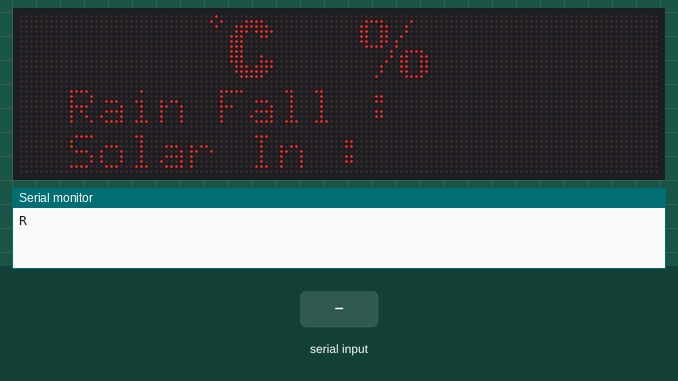
Simulated run of this sketch. Board: Arduino Uno, built with avr-gcc and run on an emulated ATmega328P. Parts: 128×32 LED matrix, the last lines printed to the serial monitor. The inputs (shaded band) are chosen by the test bench.

Above: at 26.9 s.
27.0 s: "+\n" received over Serial
At 43.3 s:
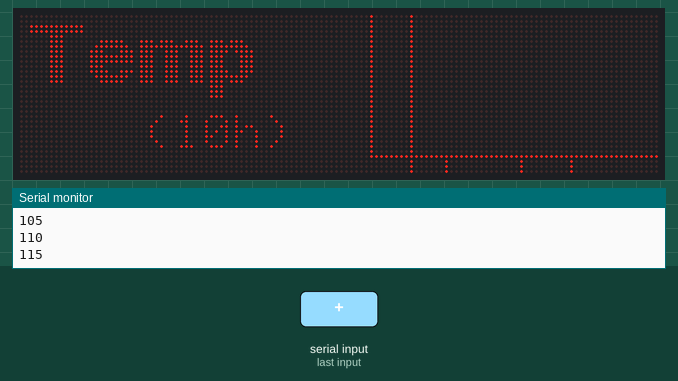
44.1 s: byte 43 ('+') received over Serial
At 49.8 s:
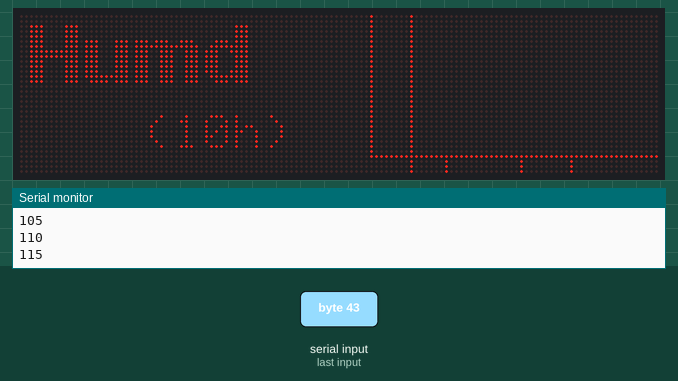
50.5 s: "+\n" received over Serial
At 56.1 s:
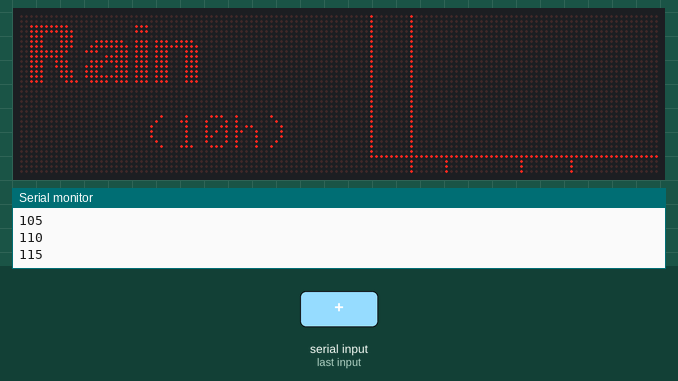
56.9 s: byte 43 ('+') received over Serial
At 62.9 s:
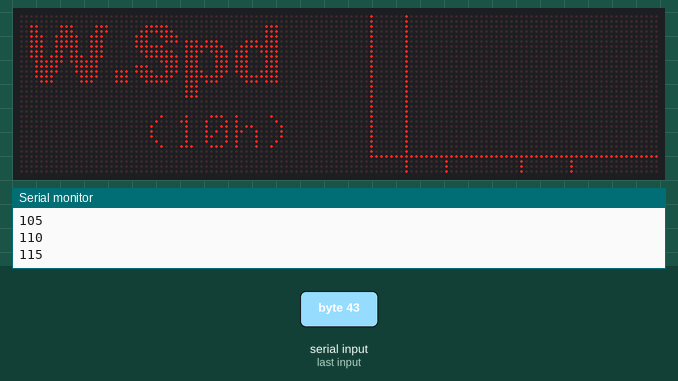
63.2 s: "+\n" received over Serial
At 68.7 s:
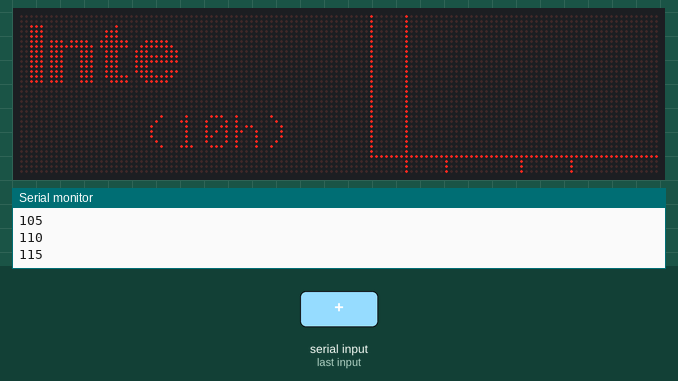
69.6 s: byte 43 ('+') received over Serial
At 91.9 s:
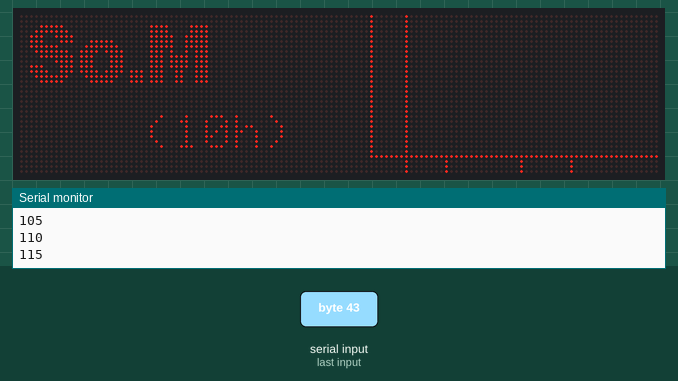
Timing chart, 0 to 92.2 s (numbered marks = the images above; inputs shaded):
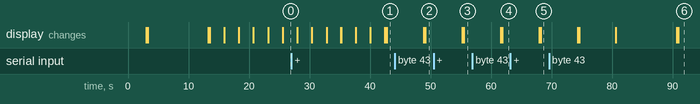

Measured:
- after the input at 27.0 s, the display: first differs from a run without the input after 15.5 s (image 1 shows a later state)
- after the input at 44.1 s, the display: first changes after 4.7 s (image 2 shows a later state)
- after the input at 50.5 s, the display: first changes after 4.7 s (image 3 shows a later state)
- after the input at 56.9 s, the display: first changes after 4.7 s (image 4 shows a later state)
- after the input at 63.2 s, the display: first changes after 4.7 s (image 5 shows a later state)

The sketch:

LCD_Wide.ino
```cpp
//#include <SoftwareSerial.h>
//#include <ArduinoJson.h>
#include <SPI.h>
#include <DMD2.h>
#include <SystemFont5x7.h>
#include <Arial_Black_16.h>

#define W 4
#define H 2

SoftDMD dmd1(W,H);  // DMD controls the entire display
//oftDMD dmd2(W,H);

#define BRIGHT 150

int width_changer=18;


//SoftwareSerial wifi(2,3);
String message;

unsigned long last=0;
void setup() {
  // put your setup code here, to run once:
  delay(3000);
  Serial.begin(2400);

  dmd1.setBrightness(BRIGHT);
  dmd1.begin();

  dmd1.fillScreen(true);
  delay(100);
  dmd1.fillScreen(false);
  delay(100);

  dmd1.selectFont(Arial_Black_16);
  dmd1.drawString(5,2,"KW Creations ");

  message = ReadWifi(); //F("{\"Record_time\":\"2018-04-24 12:19:03\",\"Humidity\":\"73\",\"Ext_temp\":\"29\",\"Int_temp\":\"29\",\"Intensity\":\"33\",\"Win_dir\":\"28.71\",\"Win_speed\":\"0\",\"Rain_gauge\":\"0\",\"Pressure\":\"100861\",\"Soil_Moisture\":\"0\"}");// ReadWifi();


  dmd1.fillScreen(true);
  delay(100);
  dmd1.fillScreen(false);
  delay(100);


}
int count =1;

void loop() {

  if(count==5){
    String s =ReadWifiGraph('T');
    drawGraph("Temp",getValue(10),s);
    delay(6000);
    dmd1.fillScreen(false);

    s =ReadWifiGraph('H');
    drawGraph("Humd",getValue(6),s);
    delay(6000);
    dmd1.fillScreen(false);

    s =ReadWifiGraph('G');
    drawGraph("Rain",getValue(6),s);
    delay(6000);
    dmd1.fillScreen(false);

    s =ReadWifiGraph('W');
    drawGraph("W.Spd",getValue(6),s);
    delay(6000);
    dmd1.fillScreen(false);

    s =ReadWifiGraph('I');
    drawGraph("Inte",getValue(6),s);
    delay(6000);
    dmd1.fillScreen(false);

    s =ReadWifiGraph('P');
    drawGraph("Pres",getValue(6),s);
    delay(6000);
    dmd1.fillScreen(false);

    s =ReadWifiGraph('S');
    drawGraph("So.M",getValue(6),s);
    delay(6000);
    dmd1.fillScreen(false);
  }

  if(count==10){
    message = ReadWifi();
    count=0;
  }
  drawTemperature(getValue(10));
  drawHumidity(getValue(6));

  drawWDS(getValue(22),getValue(26),getValue(30),15);

  delay(2000);
  for(int i=0;i<19;i++){
    dmd1.scrollY(-1);
  }
  dmd1.fillScreen(false);

  drawTemperature(getValue(10));
  drawHumidity(getValue(6));

  drawRGP(getValue(34),getValue(38),getValue(18),15);
  delay(2000);
  for(int i=0;i<19;i++){
    dmd1.scrollY(-1);
  }
  dmd1.fillScreen(false);

  drawTemperature(getValue(10));
  drawHumidity(getValue(6));

  drawRNL(getValue(30),getValue(18),15);

  delay(2000);
  for(int i=0;i<19;i++){
    dmd1.scrollY(-1);
  }
  dmd1.fillScreen(false);
  count++;
}
//
String getVane(String s){
    return s;
}

String getValue(int j){
  uint8_t ok =0,m=0;
  String sp=String("");
  for(int i=0;i<message.length();i++){
    char c = message.charAt(i);
    //Serial.print(c);
    if(c=='"'){
      if(ok==0){
         if(j==m)
          ok =1;
         else
          m++;
      }else{
         break;
      }
    }else{
      if(ok==1)
        sp.concat(c);
    }

  }
  return sp;
}

String ReadWifi(){
  Serial.println("R");
  String rec=String("");
  unsigned long st = millis();
  uint8_t et =0;
  while(((millis() - st) < 10000UL) && et == 0) {
    if(Serial.available()){
      char c= (char)Serial.read();
      rec += c;
      //Serial.write(c);
      if(c == '}'){
        et = 1;
      }
    }
  }
  return rec;
}

String ReadWifiGraph(char c){

  Serial.println(c);
  String rec=String("");
  unsigned long st = millis();
  uint8_t et =0;
  while(((millis() - st) < 10000UL) && et == 0) {
    if(Serial.available()){
      char c= (char)Serial.read();
      rec += c;
      //Serial.write(c);
      if(c == '+'){
        et = 1;
      }
    }
  }

  return rec;

}


void drawWDS(String WD,String WS,String RG,int h){
    dmd1.selectFont(SystemFont5x7);
    String s = F("W. Vane : ");
    s.concat(WD);
    dmd1.drawString(10,0+h,s);

    s = F("W. Speed : ");
    s.concat(WS);
    dmd1.drawString(10,9+h,s);

//    s = F("Rain Fall : ");
//    s.concat(RG);
//    dmd1.drawString(0,18+h,s);
}

void drawRGP(String P,String SM,String L,int h){
    dmd1.selectFont(SystemFont5x7);
    String s = F("Pressure : ");
    s.concat(P);
    dmd1.drawString(10,h,s);

    s = F("Soil M. : ");
    s.concat(SM);
    dmd1.drawString(10,9+h,s);

//    s = F("Solar In : ");
//    s.concat(L);
//    dmd1.drawString(0,18+h,s);
}

void drawRNL(String RG,String L,int h){
    dmd1.selectFont(SystemFont5x7);

    String s = F("Rain Fall : ");
    s.concat(RG);
    dmd1.drawString(10,h,s);

    s = F("Solar In : ");
    s.concat(L);
    dmd1.drawString(10,9+h,s);
}

void drawTemperature(String temp){
  dmd1.selectFont(Arial_Black_16);
  dmd1.drawString(1+ width_changer,0,temp);
  dmd1.drawCircle(21 + width_changer,1,1);
  dmd1.drawString(24 + width_changer,0,"C");

}

void drawHumidity(String h){
  dmd1.selectFont(Arial_Black_16);
  h.concat('%');
  dmd1.drawString(50+width_changer,0,h);

}

void drawGraph(String unit,String val,String values){

  String s = values.substring(0,values.length()-1);
  String p="";
  int j=0;
  int vals[10];
  for(int i=0;i<s.length();i++){
      if(s[i] == ','){
          vals[j++] = p.toInt();
          p="";
          continue;
      }
      p += s[i];
  }


  dmd1.selectFont(Arial_Black_16);
  dmd1.drawString(2,1,unit);
  dmd1.drawString(2,17,val);
  dmd1.selectFont(SystemFont5x7);
  dmd1.drawString(25,20,"(10h)");

  dmd1.drawLine(70,2,70,28);
  dmd1.drawLine(70,28,130,28);

  int x1= 70,y1=28;

  for(int i=0;i<10;i++){
    int y2 = vals[i]/4;
    y2 = 28-y2;
    Serial.println(x1);
    dmd1.drawLine(x1,y1,x1+5,y2);
    x1 +=5;
    y1=y2;
  }
}
```
